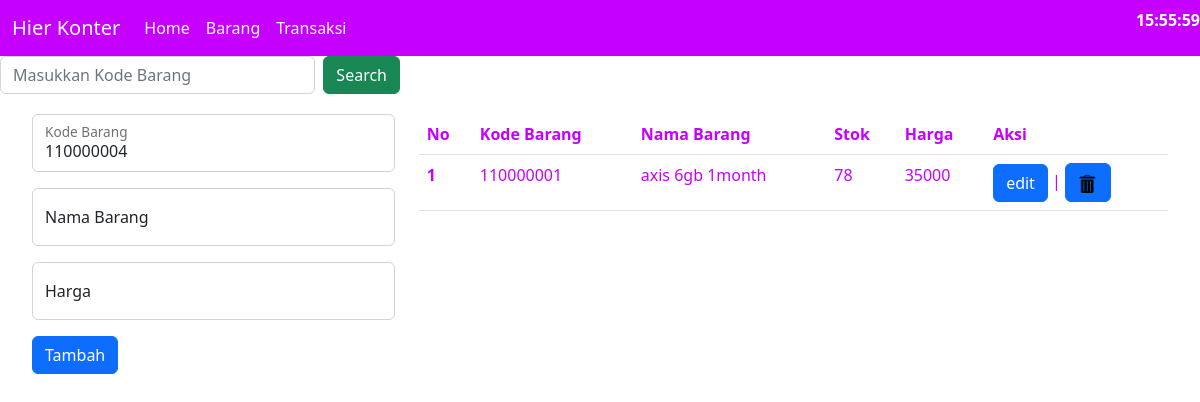
Page /barang.php?cari=110000001 on the committed database.
### tables this page shows
CREATE TABLE `barang` (
  `kodebarang` int(9) NOT NULL,
  `namabarang` varchar(20) NOT NULL,
  `jumlahbarang` int(9) NOT NULL,
  `hargabarang` int(9) NOT NULL
);

### barang.php (the view, shortened to what this page needs)
  <?php include('asset/head.php') ?>
  <?php include('app/koneksi.php'); ?>
  <?php include('asset/navbar.php');
if(isset($_GET['cari'])){
    $cari = $_GET['cari'];
    $a = mysqli_query($koneksi, "select * from barang where kodebarang like '%".$cari."%'");
  }
  else {
    $a = mysqli_query($koneksi, "select * from barang");
  }
  $i = 1;
  ?>
  <div class="col">
    <form class="d-flex col-md-4" role="search" method="get">
      <input class="form-control me-2" type="text" placeholder="Masukkan Kode Barang" aria-label="Search" name="cari">
      <button class="btn btn-success" type="submit">Search</button>
    </form>
  </div>
<div class="row container2">
  <div class="col-12 col-sm-4">
        <form method="post" action="">
          <div class="form-floating mb-3">
            <input type="text" class="form-control" id="floatingInput" name="kodebarang" autocomplete='off' required readonly value="<?php kodebarang();  ?>">
            <label for="floatingInput">Kode Barang</label>
          </div>
          <div class="form-floating mb-3">
            <input type="text" class="form-control" id="floatingInput" name="namabarang" autocomplete='off' required placeholder="1">
            <label for="floatingInput">Nama Barang</label>
          </div>
          <div class="form-floating mb-3">
            <input type="text" class="form-control" id="floatingInput" name="hargabarang" autocomplete='off' required placeholder="1">
            <label for="floatingInput">Harga</label>
          </div>
          <button type="submit" name="tambah" class="btn btn-primary">Tambah</button>
        </form>
  </div>
<div class="col-12 col-sm-8">
    <form class="table-responsive">
      <table class="table">
        <thead>
          <tr>
            <th scope="col">No</th>
            <th scope="col">Kode Barang</th>
            <th scope="col">Nama Barang</th>
            <th scope="col">Stok</th>
            <th scope="col">Harga</th>
            <th scope="col">Aksi</th>
          </tr>
        </thead>
        <tbody>
          <?php while( $row = mysqli_fetch_assoc($a)) :?>
          <tr>
            <th scope="row"><?php echo $i ?></th>
            <td><?php echo $row ["kodebarang"]?></td>
            <td><?php echo $row ["namabarang"]?></td>
            <td><?php echo $row ["jumlahbarang"]?></td>
            <td><?php echo $row ["hargabarang"]?></td>
            <td><a href="editbarang.php?kodebarang=<?php echo $row["kodebarang"];  ?>"><button type="button" class="btn btn-primary">edit</button></a> | <a href="hapusbarang.php?kodebarang=<?php echo $row["kodebarang"]; ?>"><button type="button" class="btn btn-primary"><img  src="asset/img/sampah.png" style="width: 20px; height: 23px;"></button></a></td>
          </tr>
          <?php $i++ ;?>
          <?php endwhile;?>
        </tbody>
      </table>
  </form>
</div>
</div>
  <?php include('asset/footer.php'); ?>

### asset/head.php (style rules this page uses)
.container2 { margin: 20px; }
.table { color: #C600FF; background-color: white; }

### rows in the picture
barang: kodebarang "110000001", namabarang "axis 6gb 1month", jumlahbarang "78", hargabarang "35000"
